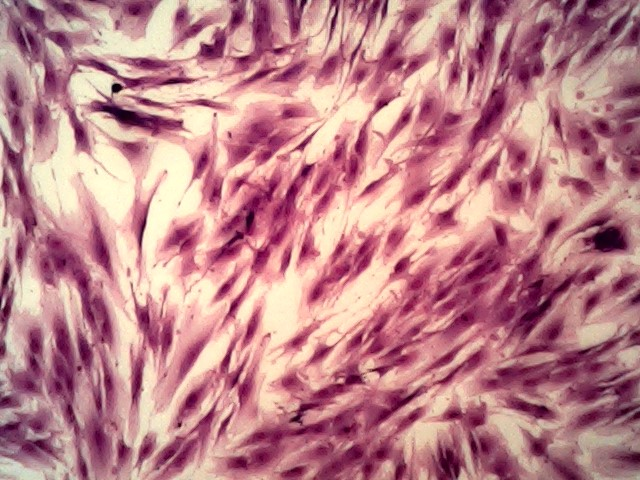
#> input picture content/cells/lots1.jpg, 640 x 480 px
$ jupyter execute water_algo.ipynb
#> lines starting #> are read from the running program, lines starting #| are printed output that depends on the picture; after the words box and inside, x2 and y2 are one past the last pixel; in counts of white or black regions, pixels touching at a corner belong together
[cell 1]
import numpy as np
import cv2 as cv
from matplotlib import pyplot as plt
# Алгоритм водораздела
img = cv.imread('lots1.jpg')
#> img is the input picture: shape (480, 640, 3); mean B, G, R 138.4, 131.5, 190.9
assert img is not None, "file could not be read, check with os.path.exists()"
gray = cv.cvtColor(img,cv.COLOR_RGB2GRAY)

ret, thresh = cv.threshold(gray,75,255,0)
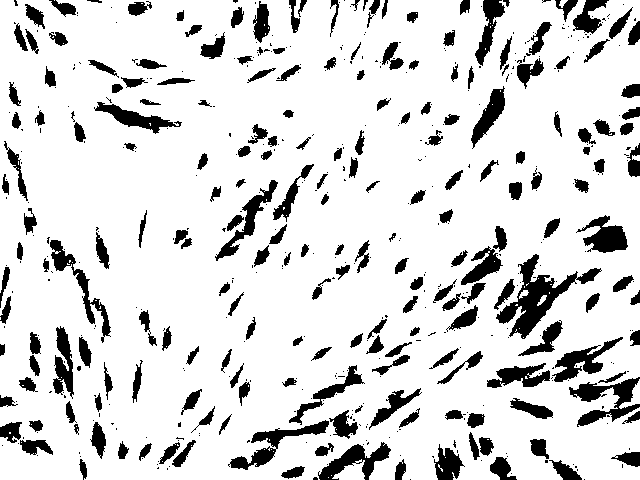
#> thresh: shape (480, 640); 85.1% white; 549 black regions (338 under 20 px), largest, box (x1, y1, x2, y2) and area: (496, 254, 602, 339) 2441, (569, 377, 640, 427) 1389, (228, 420, 329, 470) 1205
thresh = cv.bitwise_not(thresh)
plt.imshow(cv.cvtColor(thresh,cv.COLOR_GRAY2RGB))
plt.title('gray')
plt.show()

# noise removal
kernel = np.ones((3,3),np.uint8)
opening = cv.morphologyEx(thresh,cv.MORPH_OPEN,kernel, iterations = 1)
#> opening: shape (480, 640); 13.4% white; 257 white regions (29 under 20 px), largest, box (x1, y1, x2, y2) and area: (497, 255, 577, 337) 2121, (319, 445, 390, 480) 1052, (555, 339, 619, 382) 989

# sure background area
sure_bg = cv.dilate(opening,kernel,iterations=15)
#> sure_bg: shape (480, 640); 86.5% white; 52 black regions (9 under 20 px), largest, box (x1, y1, x2, y2) and area: (33, 134, 212, 240) 9710, (104, 243, 231, 339) 4614, (244, 280, 391, 417) 4400
plt.imshow(cv.cvtColor(sure_bg,cv.COLOR_GRAY2RGB))
plt.show()

# Finding sure foreground area
dist_transform = cv.distanceTransform(opening,cv.DIST_L2,5)
ret, sure_fg = cv.threshold(dist_transform,0.1*dist_transform.max(),255,0)
#> sure_fg: shape (480, 640) float32; 9.5% white; 267 white regions (47 under 20 px), largest, box (x1, y1, x2, y2) and area: (513, 256, 576, 336) 1516, (320, 446, 389, 480) 847, (556, 340, 618, 381) 750
#> ret = 1.3

# Finding unknown region
sure_fg = np.uint8(sure_fg)
plt.imshow(cv.cvtColor(sure_fg,cv.COLOR_GRAY2RGB))
plt.show()
unknown = cv.subtract(sure_bg,sure_fg)
plt.imshow(cv.cvtColor(unknown,cv.COLOR_GRAY2RGB))
plt.show()

# Marker labelling
ret, markers = cv.connectedComponents(sure_fg)
#> markers: shape (480, 640) int32; 268 distinct labels, from 0 to 267
#> ret = 268
print(ret-1)
#| 267
plt.imshow(markers)
plt.show()

# Add one to all labels so that sure background is not 0, but 1
markers = markers+1
#> markers: shape (480, 640) int32; 268 distinct labels, from 1 to 268

# Now, mark the region of unknown with zero
markers[unknown==255] = 0
#> markers: shape (480, 640) int32; 269 distinct labels, from 0 to 268
markers = cv.watershed(cv.cvtColor(gray,cv.COLOR_GRAY2RGB),markers)
#> markers: shape (480, 640) int32; 266 distinct labels, from -1 to 268
segmented_img = np.array(img)
segmented_img[markers == -1] = [255,0,0]
#> segmented_img: shape (480, 640, 3); 6.62% of pixels changed, all inside (x1, y1, x2, y2) = (0, 0, 640, 480)

plt.imshow(markers)
plt.show()
plt.imshow(segmented_img)
plt.show()

[cell 2]
# Компактная версия:
# Данные
img = cv.imread('lots2.jpg')
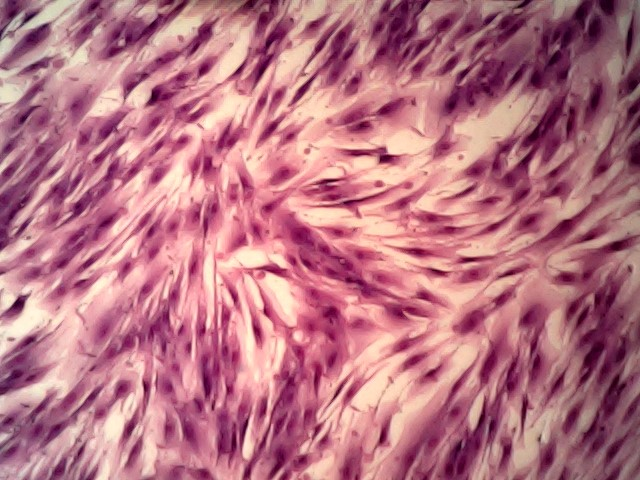
#> input picture content/cells/lots2.jpg, 640 x 480 px
#> img is the input picture: shape (480, 640, 3); mean B, G, R 130.8, 116.2, 184.8
assert img is not None, "file could not be read, check with os.path.exists()"

def max_number(img, max_lvl):
    # Получение чб
#> called with max_lvl = 110
    gray = cv.cvtColor(img,cv.COLOR_RGB2GRAY)
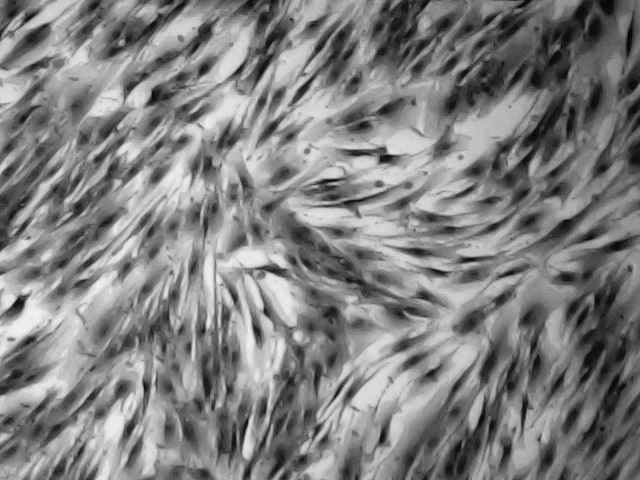
#> gray: shape (480, 640); min 4, max 242, mean 128.4
    # Получение бинарного изображения
    maxl = 0
    maxn = 0
    for lvl in range(1,max_lvl+1):
        ret, thresh = cv.threshold(gray,lvl,255,0)
        thresh = cv.bitwise_not(thresh)
        # Очистка изображение от шумов
        kernel = np.ones((3,3),np.uint8)
        opening = cv.morphologyEx(thresh,cv.MORPH_OPEN,kernel, iterations = 1)
        # "Уверенный" передний план
        dist_transform = cv.distanceTransform(opening,cv.DIST_L2,5)
        ret, sure_fg = cv.threshold(dist_transform,0.1*dist_transform.max(),255,0)
        sure_fg = np.uint8(sure_fg)
        number, markers = cv.connectedComponents(sure_fg)
        number = number - 1
        if(number> maxn):
            maxn = number
            maxl = lvl
#> this loop made 110 passes
#> (number, maxn) on passes 10, 11, 13, 14, 15, 16, 17, 18, 19, 20, 21, 22: (1, 1), (3, 3), (6, 6), (12, 12), (16, 16), (19, 19), (23, 23), (29, 29), (34, 34), (37, 37), (44, 44), (51, 51)
#> number on passes 1 to 6: 0, 0, 0, 0, 0, 0
#> opening: shape (480, 640); 36.1% white; 193 white regions (28 under 20 px), largest, box (x1, y1, x2, y2) and area: (438, 0, 640, 252) 26026, (552, 233, 640, 480) 14071, (392, 301, 551, 480) 8293
#> sure_fg: shape (480, 640); 18.4% white; 230 white regions (75 under 20 px), largest, box (x1, y1, x2, y2) and area: (441, 0, 640, 207) 14688, (555, 237, 640, 480) 9850, (372, 0, 461, 68) 2421
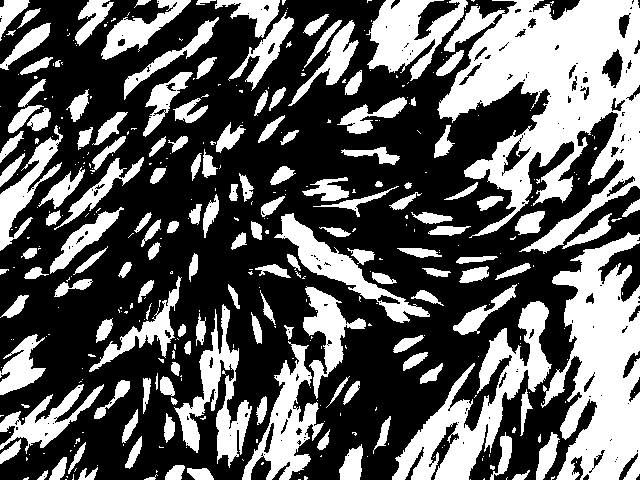
#> thresh: shape (480, 640); 37.5% white; 402 white regions (253 under 20 px), largest, box (x1, y1, x2, y2) and area: (437, 0, 640, 254) 26403, (541, 232, 640, 480) 14650, (392, 301, 552, 480) 8506
#> after the loop, maxl = 77; maxn = 316
    return maxl, maxn

lvl, gbg = max_number(img, 110)
#> lvl = 77; gbg = 316

# Получение чб
gray = cv.cvtColor(img,cv.COLOR_RGB2GRAY)
# Получение бинарного изображения
ret, thresh = cv.threshold(gray,lvl,255,0)
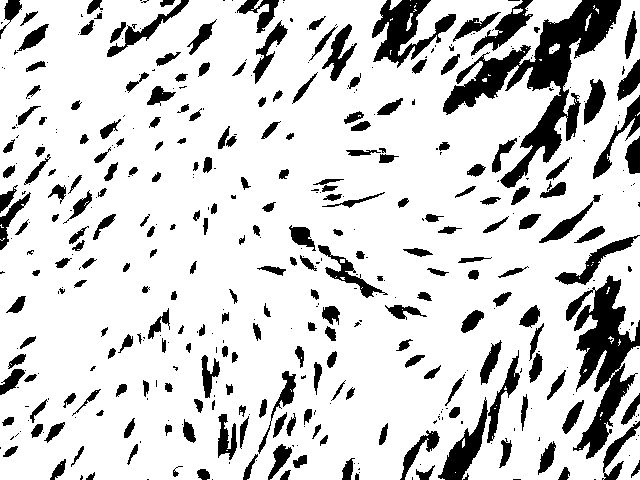
#> thresh: shape (480, 640); 82.6% white; 458 black regions (225 under 20 px), largest, box (x1, y1, x2, y2) and area: (443, 0, 621, 188) 8658, (566, 275, 640, 459) 5453, (372, 0, 456, 68) 2449
#> ret = 77
thresh = cv.bitwise_not(thresh)
# Очистка изображение от шумов
kernel = np.ones((3,3),np.uint8)
opening = cv.morphologyEx(thresh,cv.MORPH_OPEN,kernel, iterations = 1)
#> opening: shape (480, 640); 16.1% white; 270 white regions (23 under 20 px), largest, box (x1, y1, x2, y2) and area: (443, 0, 621, 114) 6130, (577, 276, 640, 458) 4856, (372, 0, 430, 63) 1931
# "Уверенный" задний план
sure_bg = cv.dilate(opening,kernel,iterations=15)
#> sure_bg: shape (480, 640); 90.4% white; 58 black regions (11 under 20 px), largest, box (x1, y1, x2, y2) and area: (336, 312, 433, 445) 4453, (38, 278, 140, 384) 4197, (51, 0, 132, 109) 2246
# "Уверенный" передний план
dist_transform = cv.distanceTransform(opening,cv.DIST_L2,5)
ret, sure_fg = cv.threshold(dist_transform,0.1*dist_transform.max(),255,0)
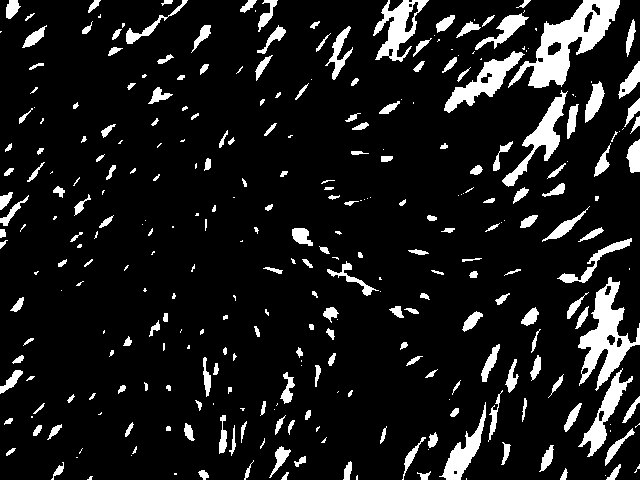
#> sure_fg: shape (480, 640) float32; 10.5% white; 316 white regions (114 under 20 px), largest, box (x1, y1, x2, y2) and area: (508, 0, 620, 88) 3568, (578, 277, 640, 391) 2656, (444, 51, 525, 113) 1478
#> ret = 1.42
sure_fg = np.uint8(sure_fg)
# Серая зона
unknown = cv.subtract(sure_bg,sure_fg)
#> unknown: shape (480, 640); 79.9% white; 374 black regions (125 under 20 px), largest, box (x1, y1, x2, y2) and area: (336, 312, 433, 445) 4453, (38, 278, 140, 384) 4197, (508, 0, 620, 88) 3568
# Определение количества объектов и маркеров
number, markers = cv.connectedComponents(sure_fg)
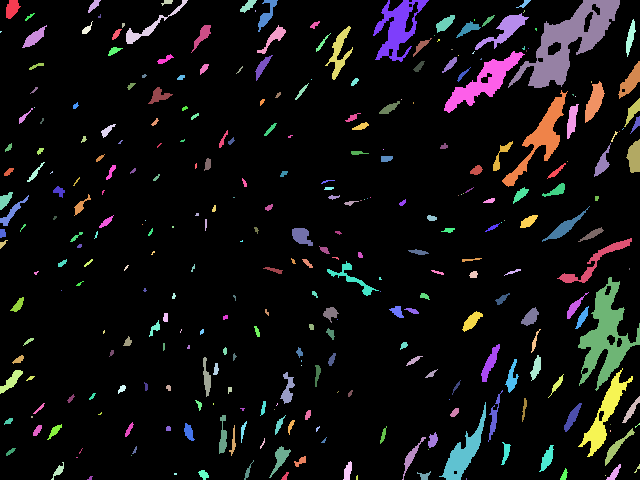
#> markers: shape (480, 640) int32; 317 distinct labels, from 0 to 316; one colour per label, 0 black
#> number = 317
number = number - 1
#> number = 316
print(str(lvl)+" "+str(number))
#| 77 316
markers = markers+1
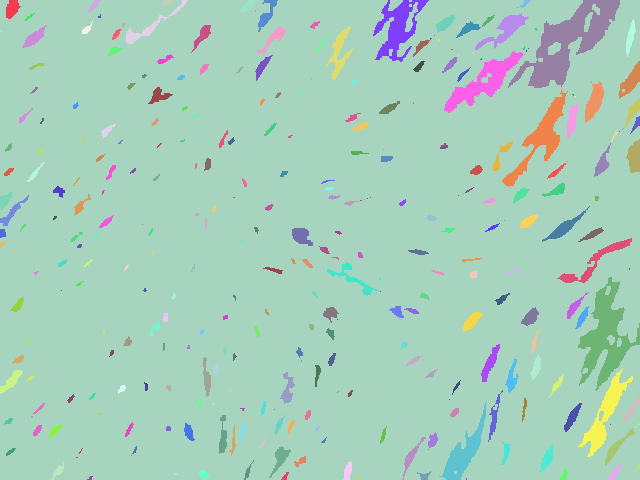
#> markers: shape (480, 640) int32; 317 distinct labels, from 1 to 317; one colour per label, 0 black
markers[unknown==255] = 0
#> markers: shape (480, 640) int32; 318 distinct labels, from 0 to 317

# Cегментация
markers = cv.watershed(cv.cvtColor(gray,cv.COLOR_GRAY2RGB),markers)
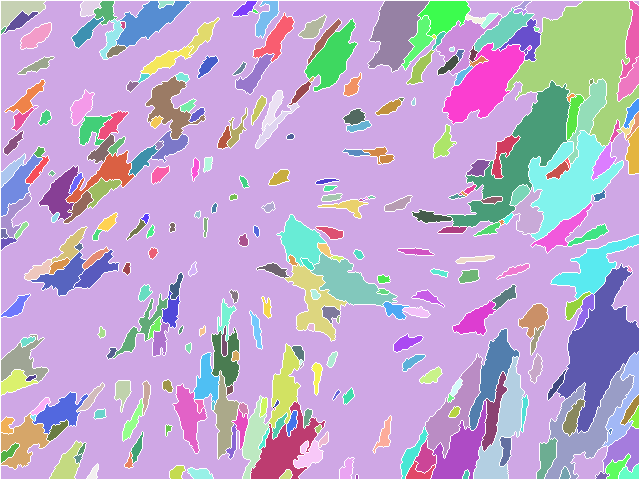
#> markers: shape (480, 640) int32; 319 distinct labels, from -1 to 317; one colour per label, 0 black, -1 white
segmented_img = np.array(img)
segmented_img[markers == -1] = [255,0,0]
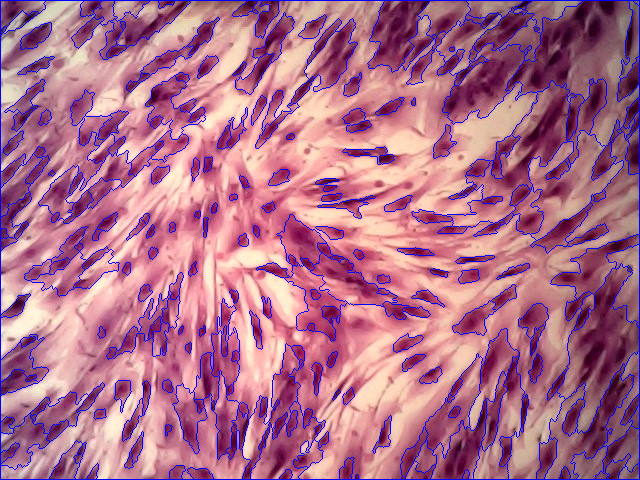
#> segmented_img: shape (480, 640, 3); 6.71% of pixels changed, all inside (x1, y1, x2, y2) = (0, 0, 640, 480)

print(number)
#| 316
plt.imshow(markers)
plt.show()
plt.imshow(segmented_img)
plt.show()
